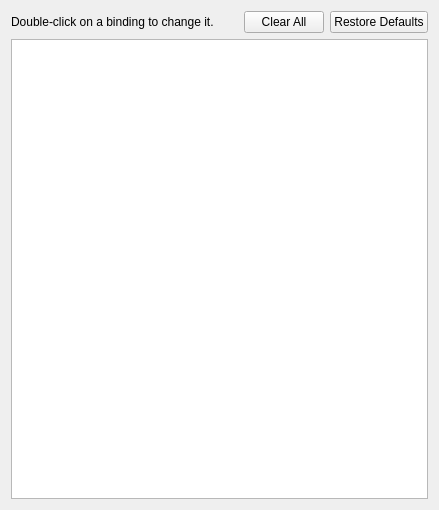
<?xml version="1.0" encoding="UTF-8"?>
<ui version="4.0">
 <class>ConfigureHotkeys</class>
 <widget class="QWidget" name="ConfigureHotkeys">
  <property name="geometry">
   <rect>
    <x>0</x>
    <y>0</y>
    <width>439</width>
    <height>510</height>
   </rect>
  </property>
  <property name="windowTitle">
   <string>Hotkey Settings</string>
  </property>
  <property name="accessibleName">
   <string>Hotkeys</string>
  </property>
  <layout class="QVBoxLayout" name="verticalLayout">
   <item>
    <layout class="QHBoxLayout" name="horizontalLayout">
     <item>
      <widget class="QLabel" name="label_2">
       <property name="text">
        <string>Double-click on a binding to change it.</string>
       </property>
      </widget>
     </item>
     <item>
      <spacer name="horizontalSpacer">
       <property name="orientation">
        <enum>Qt::Horizontal</enum>
       </property>
       <property name="sizeHint" stdset="0">
        <size>
         <width>40</width>
         <height>20</height>
        </size>
       </property>
      </spacer>
     </item>
     <item>
      <widget class="QPushButton" name="button_clear_all">
       <property name="text">
        <string>Clear All</string>
       </property>
      </widget>
     </item>
     <item>
      <widget class="QPushButton" name="button_restore_defaults">
       <property name="text">
        <string>Restore Defaults</string>
       </property>
      </widget>
     </item>
    </layout>
   </item>
   <item>
    <layout class="QVBoxLayout" name="verticalLayout_2">
     <item>
      <widget class="QTreeView" name="hotkey_list">
       <property name="editTriggers">
        <set>QAbstractItemView::NoEditTriggers</set>
       </property>
       <property name="sortingEnabled">
        <bool>false</bool>
       </property>
      </widget>
     </item>
    </layout>
   </item>
  </layout>
 </widget>
 <resources/>
 <connections/>
</ui>
